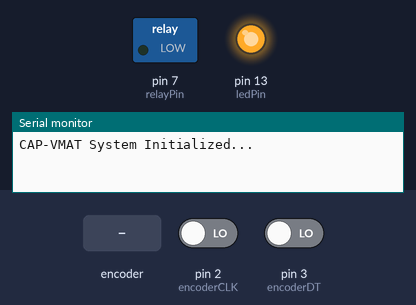
The sketch below on a simulated Arduino Uno, built with avr-gcc and run on an emulated ATmega328P. Parts: switched loads named in the sketch (green lamp = pin HIGH), output pins drawn as LEDs (lit = HIGH), the last lines printed to the serial monitor. Inputs (shaded band) come from the test bench; at power-on: pin 2 (encoderCLK) LOW, pin 3 (encoderDT) LOW.

Above: at 1.2 s.
1.3 s: rotary encoder on pin 2 (encoderCLK) / pin 3 (encoderDT) turned 2 steps (second pin leading)
At 2.6 s:
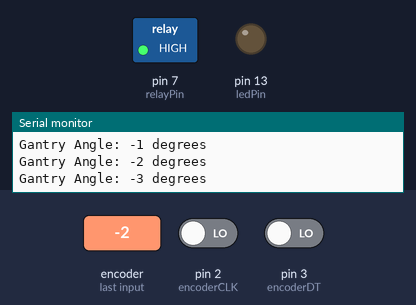
Timing chart, 0 to 4.3 s (numbered marks = the images above; inputs shaded):
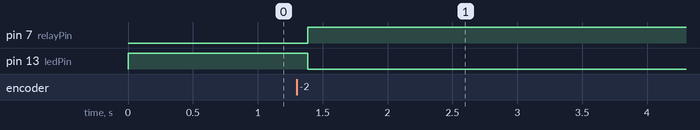

Measured:
- after the input at 1.3 s, pin 7 (relayPin): LOW → HIGH after 0.08 s; pin 13 (ledPin): HIGH → LOW after 0.08 s

The sketch:

CAP_VMAT_Control.ino
```cpp
/*
 * ====================================================================
 * Project: Real-Time CAP-VMAT Synchronization System
 * Team: Plasma Sync
 * Team ID: HSC|TN|01586
 *
 * Description:
 * This Arduino code reads a 600 PPR rotary encoder to simulate the
 * rotation of a VMAT gantry. It triggers a 5V opto-isolated relay to
 * activate a high-voltage Cold Atmospheric Plasma (CAP) supply
 * ONLY when the simulated gantry angle is between 0 and 90 degrees.
 * ====================================================================
 */

// Pin Definitions
const int encoderCLK = 2;  // Rotary encoder Clock pin
const int encoderDT = 3;   // Rotary encoder Data pin
const int relayPin = 7;    // Relay control pin
const int ledPin = 13;     // Status LED pin

// Variables
int encoderPosition = 0;
int lastEncoderCLK = 0;

void setup() {
  // Initialize pins
  pinMode(encoderCLK, INPUT);
  pinMode(encoderDT, INPUT);
  pinMode(relayPin, OUTPUT);
  pinMode(ledPin, OUTPUT);

  // Safety default: Plasma OFF
  digitalWrite(relayPin, HIGH);
  digitalWrite(ledPin, LOW);

  // Start serial communication for debugging
  Serial.begin(9600);
  Serial.println("CAP-VMAT System Initialized...");
}

void loop() {
  // Read the rotary encoder state
  int currentCLK = digitalRead(encoderCLK);

  // If the encoder has moved
  if (currentCLK != lastEncoderCLK) {
    // Determine direction of rotation
    if (digitalRead(encoderDT) != currentCLK) {
      encoderPosition++;
    } else {
      encoderPosition--;
    }

    // Print simulated gantry angle
    Serial.print("Gantry Angle: ");
    Serial.print(encoderPosition);
    Serial.println(" degrees");

    lastEncoderCLK = currentCLK;
  }

  // Control Logic: Trigger plasma only between 0 and 90 degrees
  if (encoderPosition >= 0 && encoderPosition <= 90) {
    digitalWrite(relayPin, LOW);  // Relay ON (Plasma Fires)
    digitalWrite(ledPin, HIGH);   // Turn ON status LED
  } else {
    digitalWrite(relayPin, HIGH); // Relay OFF (Plasma Stops)
    digitalWrite(ledPin, LOW);    // Turn OFF status LED
  }

  delay(10); // Small delay for stability
}
```
